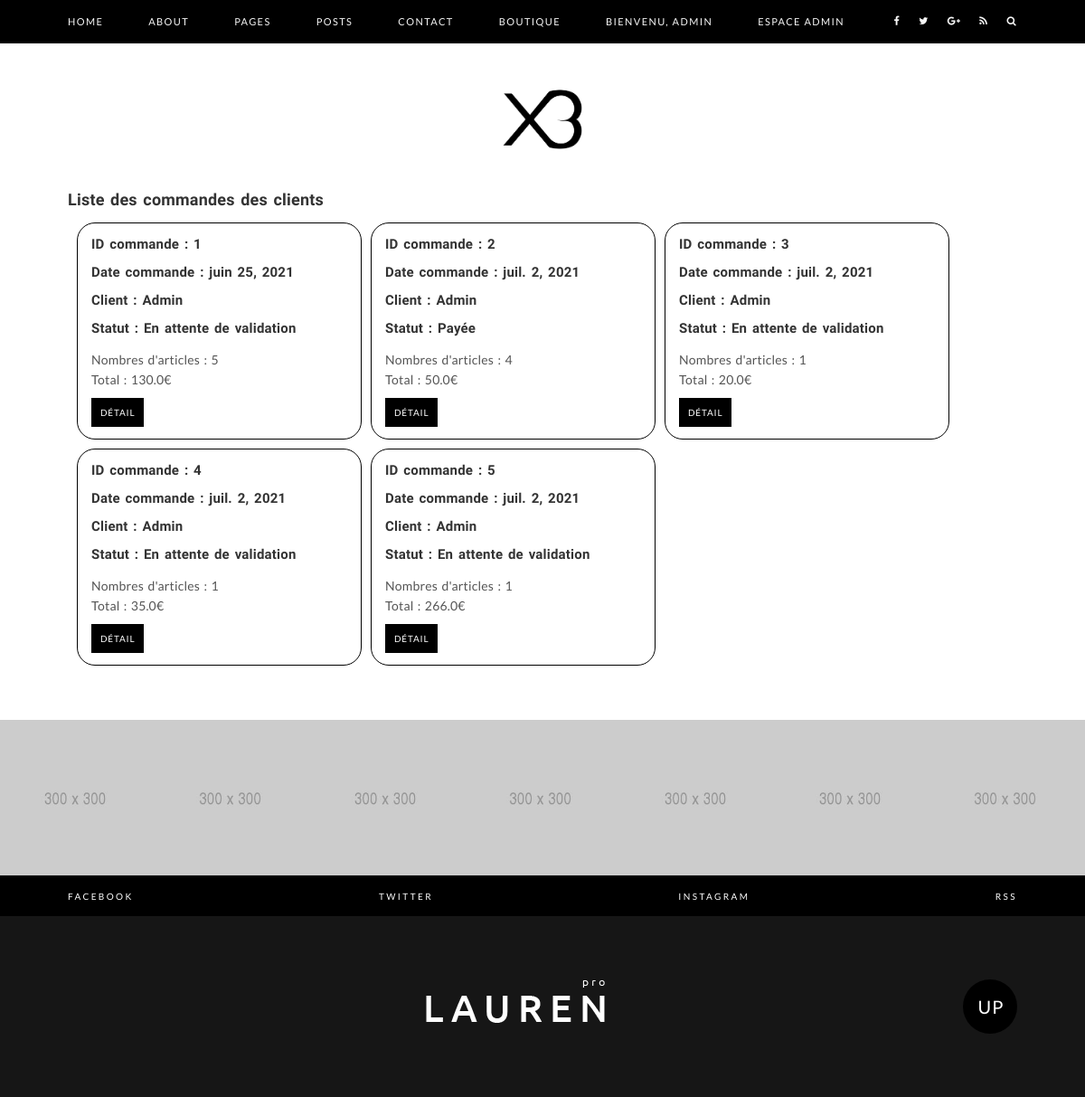
The page /shop/order-list (signed in) on the database its author committed.
### account/models.py (models this page shows, shortened)
class Order(models.Model):
    client = models.ForeignKey(Account, on_delete=models.CASCADE, verbose_name="Client ayant passé commande")
    order_date = models.DateField(verbose_name="Date de la commande")
    WAITING = 'W'
    PAID = 'P'
    SHIPPED = 'S'
    CANCELED = 'C'
    STATUS = (
        (WAITING, 'En attente de validation'),
        (PAID, 'Payée'),
        (SHIPPED, 'Expédiée'),
        (CANCELED, 'Annulée'),
    )
    status = models.CharField(max_length=1, choices=STATUS, default=WAITING, verbose_name="Statut de la commande")
    class Meta:
        verbose_name = 'Commande'
        verbose_name_plural = 'Commandes'
    @property
    def total(self):
        total = 0
        order_details = OrderDetail.objects.filter(order_id=self.id)
        for order_detail in order_details:
            total += order_detail.total()
        return round(total, 2)
    def article_qty(self):
        order_details = OrderDetail.objects.filter(order_id=self.id)
        total = 0
        for detail in order_details:
            total += detail.qty
        return total

class Account(models.Model):
    user = models.ForeignKey(User, verbose_name='Associated user', on_delete=models.CASCADE)
    userId = models.IntegerField(null=True)
    def __str__(self):
        return self.user.username

class OrderDetail(models.Model):
    order = models.ForeignKey(Order, on_delete=models.CASCADE, verbose_name="Commande associée")
    product = models.ForeignKey(Product, on_delete=models.CASCADE)
    qty = models.IntegerField(verbose_name="Quantité")
    product_unit_price = models.FloatField(verbose_name="Prix unitaire du produit")
    class Meta:
        verbose_name = 'Ligne d\'une commande'
        verbose_name_plural = 'Lignes de commandes'
    def total(self):
        return round(self.product_unit_price * float(self.qty), 2)

### account/decorators.py (the view)
    def wrapper_function(request, *args, **kwargs):
        group = None
        if request.user.groups.exists():
            group = request.user.groups.all()[0].name
        if group == 'admin':
            return view_func(request, *args, **kwargs)
        else:
            return redirect('home')

### shopping/views.py (called while the page is built)
@admin_only
def order_list(request):
    orders = Order.objects.all()
    return render(request, 'shopping/order-list-admin.html', {'orders': orders})

### templates/shopping/order-list-admin.html
{% extends 'base/main.html' %}
{% block contenu %}
<div class="main-content">
    <div class="container">
        <h1>Liste des commandes des clients</h1><br>
        {% for order in orders %}
        <div class="col-md-4" style="border: 1px solid black;
                                     border-radius: 20px;
                                     width: 30%; height: 240px;
                                     margin-left: 10px;
                                     margin-bottom: 10px">
            <br><h4>ID commande : {{ order.id }}</h4>
            <br><h4>Date commande : {{ order.order_date }}</h4><br>
            <h4>Client : {{ order.client }}</h4><br>
            <h4>Statut : {{ order.get_status_display }}</h4><br>
            <p>Nombres d'articles : {{ order.article_qty }}</p>
            <p>Total : {{ order.total }}€</p><br>
            <span class="medium-button"><a href="{% url 'orderDetail' order.id %}">Détail</a></span><br><br>
        </div>
        {% endfor %}
    </div>
</div>
{% endblock %}

### templates/base/header.html (shortened to what this page needs)
<header class="main-header">
    <div class="lauren-main-menu">
        <div class="container">
            <nav class="lauren-menu">
                <ul class="main-menu">
                    <li><a href="{% url 'home' %}">Home</a>
                    </li>
                    <li><a href="{% url 'aboutPage' %}">About</a></li>
                    <li><a href="#">Pages</a>
                    </li>
                    <li><a href="{% url 'post-list' %}">Posts</a></li>
                    <li><a href="{% url 'contact' %}">Contact</a></li>
                    <li><a href="{% url 'home-shop' %}">Boutique</a></li>
                    {% if request.user.is_anonymous %}
                    <li><a href="{% url 'sign_in' %}">Inscription</a></li>
                    <li><a href="{% url 'login' %}">Connexion</a></li>
                    {% else %}
                    <li><a href="#">Bienvenu, {{ request.user }}</a>
                    </li>
                    {% endif %}
                    {% for group in request.user.groups.all %}
                       {% if group.name == 'admin' %}
                            <li><a href="#">Espace Admin</a>
                            </li>
                       {% endif %}
                    {% endfor %}
                </ul>
                <ul class="menu-icons">
                    <li><a href="#"><i class="fa fa-facebook"></i></a></li>
                    <li><a href="#"><i class="fa fa-twitter"></i></a></li>
                    <li><a href="#"><i class="fa fa-google-plus"></i></a></li>
                    <li><a href="#"><i class="fa fa-rss"></i></a></li>
                    <li class="search-icon"><input class="search-box" placeholder="Search Anything.." type="text"><i
                            class="fa fa-search"></i></li>
                </ul>
            </nav>
        </div>
    </div>
    {% load static %}
    <div class="lauren-logo">
        <div class="container">
            <a href="{% url 'home' %}"><img src="{% static 'images/logo-xdeberata.png' %}" alt="Main Logo"
                                            style="width: 100px; height: auto"></a>
        </div>
    </div>
</header>

### static/css/style-main.css (style rules this page uses)
html, body, div, span, applet, object, iframe, h1, h2, h3, h4, h5, h6, p, blockquote, pre, a, abbr, acronym, address, big, cite, code, del, dfn, em, img, ins, kbd, q, s, samp, small, strike, strong, sub, sup, tt, var, b, u, i, center, dl, dt, dd, ol, ul, li, fieldset, form, label, legend, table, caption, tbody, tfoot, thead, tr, th, td, article, aside, canvas, details, embed, figure, figcaption, footer, header, hgroup, menu, nav, output, ruby, section, summary, time, mark, audio, video { margin: 0; padding: 0; border: 0; font-size: 100%; font: inherit; vertical-align: baseline; }
article, aside, details, figcaption, figure, footer, header, hgroup, menu, nav, section { display: block; }
body { line-height: 1; }
ol, ul { list-style: none; }
body { overflow-x:hidden; position: relative; }
body * { outline:none!important }
h1, h2, h3, h4, h5, h6 { color: #333; font-family: 'Ubuntu', sans-serif; line-height: 1; letter-spacing: .2px; word-spacing: 1.8px; font-weight: 700; }
h1 { font-size: 18px; }
h4 { font-size: 15px; }
img { max-width: 100%; height: auto; vertical-align: middle; }
p { color: #555; font-size: 14px; font-family: 'Lato', sans-serif; line-height: 21.4px; letter-spacing: .2px; word-spacing: 1.4px; font-weight: 400; }
ul li, ol li { font-size: 11px; font-family: 'Lato', sans-serif; font-weight: 400; letter-spacing: 1.4px; }
time, span { font-family: 'Lato', sans-serif; }
a { color: #333 }
.container { max-width: 1080px; }
.small-button a, .medium-button a, .large-button a { -webkit-transition: all .25s ease-in-out; transition: all .25s ease-in-out; }
.menu-icons i, .main-menu li a, .footer-social-links ul li a { -webkit-transition: all .25s ease-in-out; transition: all .25s ease-in-out; }
.lauren-main-menu { background-color: #000; }
.main-menu { list-style: none; position: relative; float: left; margin: 0; padding: 0; background-color: #000; border-bottom: 1px solid #000; }
.main-menu li { position: relative; float: left; margin:0; padding: 0; }
.main-menu > li { margin-right: 30px; }
.main-menu li a { display: block; color: #f7f7f7; text-transform: uppercase; text-decoration: none; padding: 18px 10px; }
.main-menu > li:first-child a { padding-left: 0; }
.menu-icons { list-style: none; position: relative; float: right; margin: 0; padding: 0; background-color: #000; border-bottom: 1px solid #000; }
.menu-icons li { position: relative; float: left; margin: 0; padding: 0; }
.menu-icons li i { display: block; color: #f7f7f7; text-transform: uppercase; text-decoration: none; padding: 18px 10px; }
.menu-icons > li:last-child i { padding-right: 0; }
.search-icon i { cursor: pointer; }
.lauren-logo { text-align: center; margin: 40px 0; }
.small-button a, .medium-button a, .large-button a { background-color: #000; color: #fff; font-family: 'Lato', sans-serif; text-transform: uppercase; letter-spacing: .8px; }
.medium-button a { padding: 10px; font-size: 10px; line-height: 20px; }

### rows shown on the page
Order: id "1", order_date "juin 25, 2021", client "Admin", status "En attente de validation", article_qty "5", total "130.0"
Order: id "2", order_date "juil. 2, 2021", client "Admin", status "Payée", article_qty "4", total "50.0"
Order: id "3", order_date "juil. 2, 2021", client "Admin", status "En attente de validation", article_qty "1", total "20.0"
Order: id "4", order_date "juil. 2, 2021", client "Admin", status "En attente de validation", article_qty "1", total "35.0"
Order: id "5", order_date "juil. 2, 2021", client "Admin", status "En attente de validation", article_qty "1", total "266.0"

### other values the page prints
{{ request.user }} "ADMIN"
